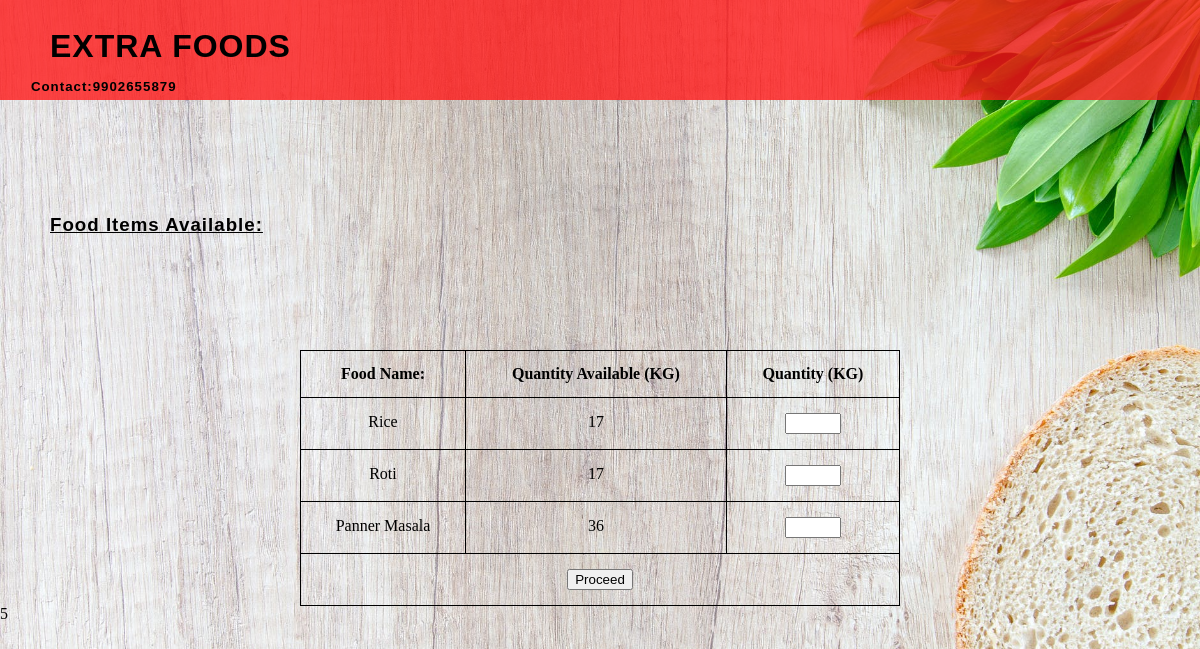
Screenshot of /booking.php?id=1 with the database file from the repository.
### tables this page shows
CREATE TABLE `item` (
  `Resto_id` int(11) NOT NULL,
  `Item_id` int(11) NOT NULL,
  `Item_name` varchar(255) NOT NULL,
  `Item_quantity` double NOT NULL
);

### booking.php (the view, shortened to what this page needs)
<!DOCTYPE html>
<html lang="en">
<head>
	<link rel="stylesheet" type="text/css" href="style/reset.css">
	<link rel="stylesheet" type="text/css" href="style/responsive.css">
</head>
<body>
<section class="">
		<?php
			include 'header.php';
		?>
	</section>
	<section class="listings">
		<div class="wrapper">
				<h3 style="text-decoration: underline;">Food Items Available:</h3>
</section>
					<form method="post">
						<table align="center">
							<tr>
								<th>Food Name:</th>
								<th>Quantity Available (KG)</th>
								<th>Quantity (KG) </th>
							</tr>
							<?php
								include 'connection.php';
								$pid=0;
								$qry2= "SELECT Purchase_id from purchase_order";
								$result = $conn->query($qry2);
								while($row = $result->fetch_assoc()){
									$pid=$row['Purchase_id'];
								}
								$pid++;
								$select = "SELECT Item_name,Item_quantity,Item_id from item where Resto_id='$_GET[id]' and Item_quantity>0 ";
								$result = $conn->query($select);
								while($row = $result->fetch_assoc()){
								$iid=$row['Item_id'];
								$max=$row['Item_quantity'];
							?>
							<tr>
								<td><?php echo $row['Item_name'] ?></td>
								<td><?php echo $row['Item_quantity'] ?></td>
								<td><input type="number" id=<?php echo $iid?> name=<?php echo $iid?> min="0" max="<?php echo $max?>"></td>
							</tr>
							<?php
							}
							?>
							<tr>
								<td colspan="3" style="text-align:center"><input type="submit" name="save" value="Proceed"></td>
							</tr>
						</table>
					</form>
					<?php
					echo $pid;
					  ?>

### style/responsive.css (style rules this page uses)
body { background-image: url("bg4.jpg"); background-repeat: no-repeat; background-size: cover; }
.wrapper { max-width: 1100px; margin: 0 auto; position: relative; }
h1, h2, h3, h4, h5 ,h6 { color: #000000; font-family: "lato-regular", Helvetica, Arial, sans-serif; letter-spacing: 1px; }
h3 { font-size: 1.17em; margin: .83em 0 }
h1, h2, h3, h4, h5, h6 { font-weight: bolder }
.listings { padding: 100px 0; }

### booking.php (style rules this page uses)
table, th, td,tr { padding: 15px; border: 1px solid black; text-align:center; }
table { width:50%; margin-left:25%; margin-right:25%; }

### rows the page displays
item: Item_name "Rice", Item_quantity "17"
item: Item_name "Roti", Item_quantity "17"
item: Item_name "Panner Masala", Item_quantity "36"

### other values shown
$pid "5"
